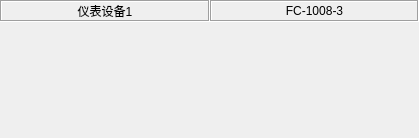
<?xml version="1.0" encoding="UTF-8"?>
<ui version="4.0">
 <class>frmDevicePanel</class>
 <widget class="QWidget" name="frmDevicePanel">
  <property name="geometry">
   <rect>
    <x>0</x>
    <y>0</y>
    <width>419</width>
    <height>138</height>
   </rect>
  </property>
  <property name="windowTitle">
   <string>Form</string>
  </property>
  <layout class="QVBoxLayout" name="verticalLayout">
   <property name="spacing">
    <number>0</number>
   </property>
   <property name="leftMargin">
    <number>0</number>
   </property>
   <property name="topMargin">
    <number>0</number>
   </property>
   <property name="rightMargin">
    <number>0</number>
   </property>
   <property name="bottomMargin">
    <number>0</number>
   </property>
   <item>
    <widget class="QFrame" name="gboxDeviceTitle">
     <layout class="QHBoxLayout" name="horizontalLayout">
      <property name="spacing">
       <number>0</number>
      </property>
      <property name="leftMargin">
       <number>0</number>
      </property>
      <property name="topMargin">
       <number>0</number>
      </property>
      <property name="rightMargin">
       <number>0</number>
      </property>
      <property name="bottomMargin">
       <number>0</number>
      </property>
      <item>
       <widget class="QLabel" name="labDeviceName">
        <property name="frameShape">
         <enum>QFrame::Box</enum>
        </property>
        <property name="frameShadow">
         <enum>QFrame::Sunken</enum>
        </property>
        <property name="text">
         <string>仪表设备1</string>
        </property>
        <property name="scaledContents">
         <bool>false</bool>
        </property>
        <property name="alignment">
         <set>Qt::AlignCenter</set>
        </property>
       </widget>
      </item>
      <item>
       <widget class="QLabel" name="labDeviceType">
        <property name="frameShape">
         <enum>QFrame::Box</enum>
        </property>
        <property name="frameShadow">
         <enum>QFrame::Sunken</enum>
        </property>
        <property name="text">
         <string>FC-1008-3</string>
        </property>
        <property name="scaledContents">
         <bool>false</bool>
        </property>
        <property name="alignment">
         <set>Qt::AlignCenter</set>
        </property>
       </widget>
      </item>
     </layout>
    </widget>
   </item>
   <item>
    <widget class="QFrame" name="gboxDevicePanel">
     <property name="sizePolicy">
      <sizepolicy hsizetype="Preferred" vsizetype="Expanding">
       <horstretch>0</horstretch>
       <verstretch>0</verstretch>
      </sizepolicy>
     </property>
     <property name="minimumSize">
      <size>
       <width>150</width>
       <height>0</height>
      </size>
     </property>
     <layout class="QVBoxLayout" name="verticalLayout_2">
      <property name="leftMargin">
       <number>0</number>
      </property>
      <property name="topMargin">
       <number>0</number>
      </property>
      <property name="rightMargin">
       <number>0</number>
      </property>
      <property name="bottomMargin">
       <number>0</number>
      </property>
      <item>
       <layout class="QGridLayout" name="gridLayout"/>
      </item>
     </layout>
    </widget>
   </item>
  </layout>
 </widget>
 <resources/>
 <connections/>
</ui>
